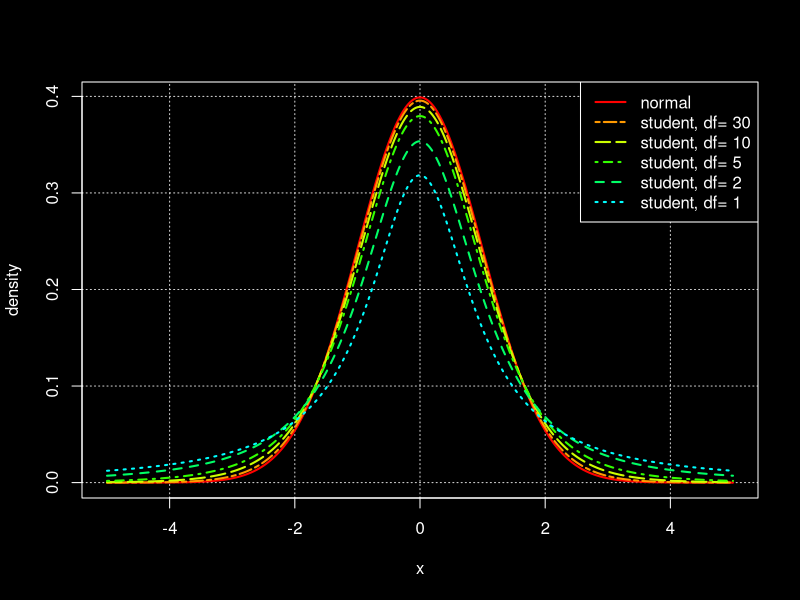

R code for this plot: (Note: this script raises an error after producing the figure.)
## ##############################################################
##
## Draw a series of Student distributions with various degrees of
## freedom
##
## Author: Jacques van Helden
##
## Running this script requires to first run the script config.R
##
## Single-command execution:
## source(file.path(dir.R.files, 'student.R'))
##
## NOTE: THIS SCRIPT IS PROBABLY PARTLY REDUNDANT WITH
## golub/t-test_golub.R, BUT THERE ARE INTERESTING PLOTS HERE. TO
## CHECK.

x <- seq(from = -5, to=5, by=0.01)

in.colors <- TRUE ## Activate this to generate the color drawing for the book cover
freedom <- c(30,10,5,2,1)

if (in.colors) {
  palette <-   rainbow(10)
  bg <- '#000000'
  fg <- '#FFFFFF'
  file.prefix <- "student_distrib_cover"
} else {
  palette <- gray((0:16)/16)
  bg <- '#FFFFFF'
  fg <- '#000000'
  file.prefix <- "student_distrib"
}
lty <- c(1,6,5,4,2,3,1,6,5,4,2,3)

X11(width=7,height=5)
par(bg=bg)
par(fg=fg)

i <- 1
plot(x,dnorm(x),
     type="l",
     col=palette[i],
     lwd=2,
     lty=1,
     main="Student distributions",
     panel.first=grid(),
     xlab="x",
     ylab="density",
     col.axis=fg,
     col.lab=fg
     )
for (n in freedom) {
  i <- i+1
  lines(x,dt(x,n),
        type="l",
        col=palette[i],
        lwd=2,
        lty=lty[i]
        )
}

legend("topright",
       legend=c("normal",paste("student, df=",freedom)),
       col=palette[1:(length(freedom)+1)],
       lty=lty,
       lwd=2,
       bty="o",
       bg=bg)

setwd(dir.figures); export.plot(file.prefix=file.prefix, export.formats=export.formats.plots, width=7,height=5)
